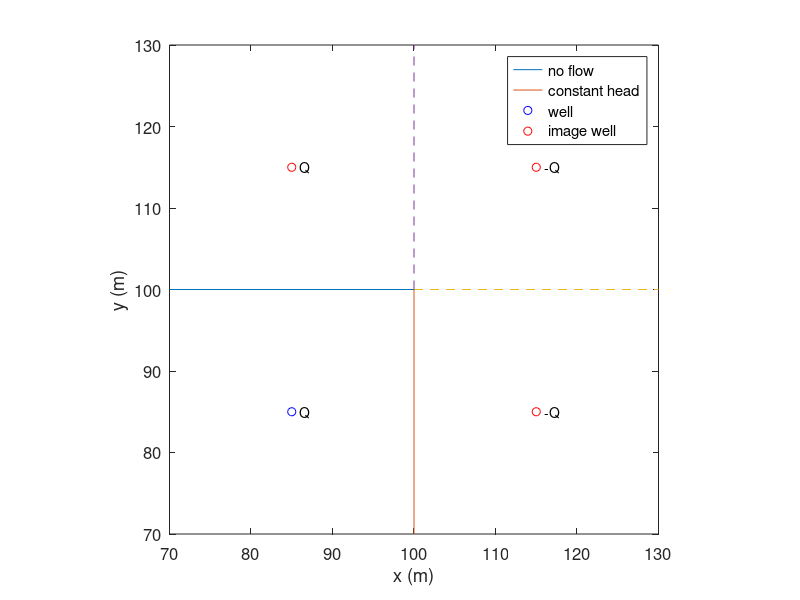

Source code (MATLAB): (Note: this script raises an error after producing the figure.)
% example of model for multi-level extraction near lateral boundaries
% A.LOUWYCK (2011)


% MAP

% coordinates and sign for well and image wells
[xp,yp,q] = deal([85 85 115 115],[85 115 85 115],[1 1 -1 -1]);

% map indicating well, image wells and lateral bounds
figure
plot([70 100; 100 100]',[100 100; 70 100]');
axis equal
xlim([70 130])
ylim([70 130])
set(gca,'fontsize',12)
xlabel('x (m)')
ylabel('y (m)')

hold on
for i = 1:4
    if i==1
        col = 'b';
    else
        col = 'r';
    end
    if q(i)>0
        sgn = '';
    else
        sgn = '-';
    end
    plot(xp(i),yp(i),strcat(col,'o'))
    text(xp(i)+1,yp(i),strcat(sgn,'Q'))
end

plot([100 130; 100 100]',[100 100; 100 130]','--');
legend('no flow','constant head','well','image well')


% AXI-SYMMETRIC MODEL

% create Model object
m = MAxSym.Model;

% set time steps
m.settime(0);

% set grid
m.setgrid(logspace(-1,7,81),[1;10;10],true);

% set parameters
m.par.constant = [true;false(2,1)];
m.par.kr = [0;10;5];
m.par.cz = [1000;500];

% set stresses
m.stress.q = zeros(m.grid.nz,m.grid.nr);
m.stress.q(2:3,1) = [750;500];

% set solver
m.setsolver(1e-5,20,5);

% run model
m.run;


% SUPERPOSITION MODEL

% 2D raster
[x,y] = meshgrid(0:100);

% interpolation and superposition
s = zeros([size(x),m.grid.nz-1]);
for j = 1:length(xp)
    for i = 1:m.grid.nz-1
        r = sqrt((x-xp(j)).^2+(y-yp(j)).^2);
        tmp = reshape(m.interp1r(i+1,r(:)),size(r));
        s(:,:,i) = s(:,:,i) + q(j) * tmp;
    end
end

% contour plot
figure
for i = 1:2
    subplot(1,2,i)
    contourf(x,y,s(:,:,i))
    colorbar
    axis equal
    xlim([0 100])
    ylim([0 100])
    set(gca,'fontsize',12)
    xlabel('x (m)')
    ylabel('y (m)')
    title(['aquifer ',int2str(i)])
end

% effective velocities
n = 0.3;
[x,y] = deal(x(2:end-1,2:end-1),y(2:end-1,2:end-1));
ip = find(x==xp(1) & y==yp(1));
di = [0 1 -1 98:100 -100:-98];
for i = 1:size(s,3)
    tmp = -m.par.kr(i+1)/n*diff(s(:,:,i),1,2);
    tmp = (tmp(2:end-1,1:end-1) + tmp(2:end-1,2:end))/2;
    tmp(ip+di) = 0;
    qx(:,:,i) = tmp;
    tmp = -m.par.kr(i+1)/n*diff(s(:,:,i),1,1);
    tmp = (tmp(1:end-1,2:end-1) + tmp(2:end,2:end-1))/2;
    tmp(ip+di) = 0;
    qy(:,:,i) = tmp;
end

% quiver plot
figure
for i = 1:2
    subplot(1,2,i)
    quiver(x,y,qx(:,:,i)/10,qy(:,:,i)/10,0)
    axis equal
    xlim([80 100])
    ylim([80 100])
    set(gca,'fontsize',12)
    xlabel('x (m)')
    ylabel('y (m)')
    title(['aquifer ',int2str(i)])
end